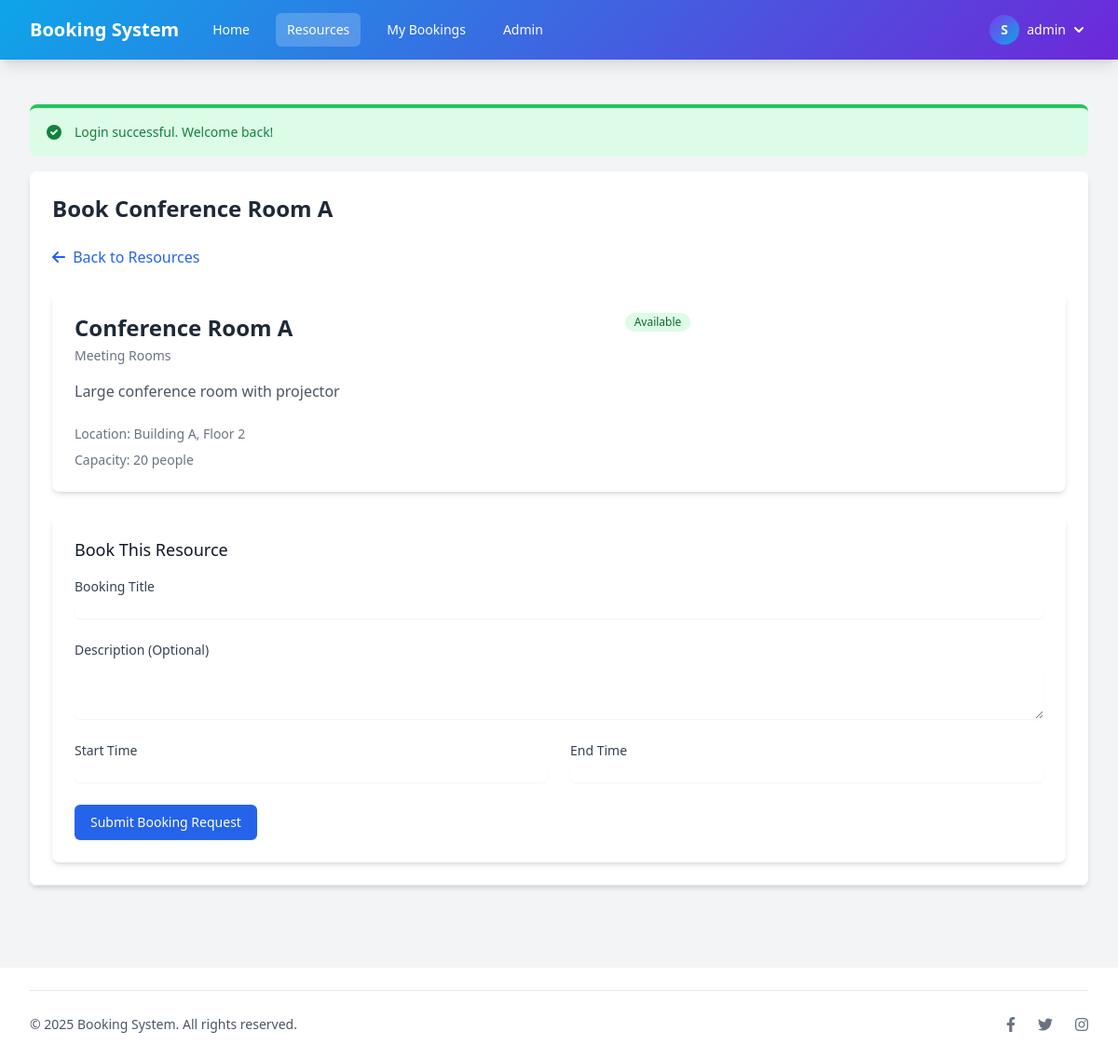
The page /book_resource.php?resource_id=1 (signed in) on the database its author committed.
### tables this page shows
CREATE TABLE IF NOT EXISTS settings (
    id INT AUTO_INCREMENT PRIMARY KEY,
    setting_key VARCHAR(50) NOT NULL UNIQUE,
    setting_value TEXT,
    created_at TIMESTAMP DEFAULT CURRENT_TIMESTAMP,
    updated_at TIMESTAMP DEFAULT CURRENT_TIMESTAMP ON UPDATE CURRENT_TIMESTAMP
);

CREATE TABLE IF NOT EXISTS resources (
    id INT AUTO_INCREMENT PRIMARY KEY,
    category_id INT NOT NULL,
    name VARCHAR(100) NOT NULL,
    description TEXT,
    location VARCHAR(100),
    capacity INT,
    status ENUM('available', 'maintenance', 'inactive') DEFAULT 'available',
    created_at TIMESTAMP DEFAULT CURRENT_TIMESTAMP,
    updated_at TIMESTAMP DEFAULT CURRENT_TIMESTAMP ON UPDATE CURRENT_TIMESTAMP,
    FOREIGN KEY (category_id) REFERENCES resource_categories(id) ON DELETE CASCADE
);

CREATE TABLE IF NOT EXISTS resource_categories (
    id INT AUTO_INCREMENT PRIMARY KEY,
    name VARCHAR(100) NOT NULL,
    description TEXT,
    status ENUM('active', 'inactive') DEFAULT 'active',
    created_at TIMESTAMP DEFAULT CURRENT_TIMESTAMP,
    updated_at TIMESTAMP DEFAULT CURRENT_TIMESTAMP ON UPDATE CURRENT_TIMESTAMP
);

### includes/auth.php (called while the page is built, shortened)
<?php
require_once __DIR__ . '/../config/database.php';
function isLoggedIn() {
    return isset($_SESSION['user_id']);
}
function isAdmin() {
    return isLoggedIn() && $_SESSION['role'] == 'admin';
}

### config/database.php (called while the page is built, shortened)
<?php
function getDbConnection() {
    $conn = new mysqli(DB_HOST, DB_USER, DB_PASS, DB_NAME);
    return $conn;
}

### classes/ResourceManager.php (called while the page is built, shortened)
<?php
class ResourceManager {
    private $conn;
    public function __construct() {
        require_once __DIR__ . '/../config/database.php';
        $this->conn = getDbConnection();
    }
    public function getResourceById($id) {
        $id = (int) $id;
        $sql = "SELECT r.*, c.name AS category_name
                FROM resources r
                JOIN resource_categories c ON r.category_id = c.id
                WHERE r.id = $id";
        $result = $this->conn->query($sql);
        if ($result->num_rows == 1) {
            return $result->fetch_assoc();
        }
        return null;
    }
}

### book_resource.php (the view, shortened to what this page needs)
<?php
require_once 'includes/auth.php';
require_once 'includes/utilities.php';
require_once 'classes/ResourceManager.php';
require_once 'classes/BookingManager.php';
$resource_id = isset($_GET['resource_id']) ? (int)$_GET['resource_id'] : 0;
$resourceManager = new ResourceManager();
$resource = $resourceManager->getResourceById($resource_id);
$page_title = 'Book ' . $resource['name'];
$active_page = 'resources';
include 'includes/header.php';
?>
<div class="mb-6">
    <a href="resources.php" class="text-blue-600 hover:text-blue-800">
        <i class="fas fa-arrow-left mr-1"></i> Back to Resources
    </a>
</div>
<div class="bg-white overflow-hidden shadow-md rounded-lg p-6 mb-6">
    <div class="flex flex-col md:flex-row">
        <div class="md:w-2/3 pr-0 md:pr-8">
            <div class="flex justify-between items-start">
                <h2 class="text-2xl font-bold text-gray-800"><?php echo $resource['name']; ?></h2>
                <span class="inline-flex items-center px-2.5 py-0.5 rounded-full text-xs font-medium bg-green-100 text-green-800">
                    Available
                </span>
            </div>
            <p class="text-sm text-gray-500 mt-1"><?php echo $resource['category_name']; ?></p>
            <p class="mt-4 text-gray-600"><?php echo $resource['description']; ?></p>
            <div class="mt-6 text-sm text-gray-500">
                <?php if ($resource['location']): ?>
                    <p class="mb-2">
                        <span class="font-medium">Location:</span>
                        <?php echo $resource['location']; ?>
                    </p>
                <?php endif; ?>
                <?php if ($resource['capacity']): ?>
                    <p>
                        <span class="font-medium">Capacity:</span>
                        <?php echo $resource['capacity']; ?> people
                    </p>
                <?php endif; ?>
            </div>
        </div>
    </div>
</div>
<div class="bg-white overflow-hidden shadow-md rounded-lg p-6">
    <h3 class="text-lg font-medium text-gray-900 mb-4">Book This Resource</h3>
    <form method="POST">
        <div class="grid grid-cols-1 gap-6 md:grid-cols-2">
            <div class="col-span-2">
                <label for="title" class="block text-sm font-medium text-gray-700">Booking Title</label>
                <input type="text" name="title" id="title" value="<?php echo isset($title) ? $title : ''; ?>" required class="mt-1 focus:ring-blue-500 focus:border-blue-500 block w-full shadow-sm sm:text-sm border-gray-300 rounded-md">
            </div>
            <div class="col-span-2">
                <label for="description" class="block text-sm font-medium text-gray-700">Description (Optional)</label>
                <textarea name="description" id="description" rows="3" class="mt-1 focus:ring-blue-500 focus:border-blue-500 block w-full shadow-sm sm:text-sm border-gray-300 rounded-md"><?php echo isset($description) ? $description : ''; ?></textarea>
            </div>
            <div>
                <label for="start_time" class="block text-sm font-medium text-gray-700">Start Time</label>
                <input type="text" name="start_time" id="start_time" value="<?php echo isset($start_time) ? $start_time : ''; ?>" required class="mt-1 focus:ring-blue-500 focus:border-blue-500 block w-full shadow-sm sm:text-sm border-gray-300 rounded-md datetime-picker">
            </div>
            <div>
                <label for="end_time" class="block text-sm font-medium text-gray-700">End Time</label>
                <input type="text" name="end_time" id="end_time" value="<?php echo isset($end_time) ? $end_time : ''; ?>" required class="mt-1 focus:ring-blue-500 focus:border-blue-500 block w-full shadow-sm sm:text-sm border-gray-300 rounded-md datetime-picker">
            </div>
        </div>
        <div class="mt-6">
            <button type="submit" class="inline-flex items-center px-4 py-2 border border-transparent text-sm font-medium rounded-md shadow-sm text-white bg-blue-600 hover:bg-blue-700 focus:outline-none focus:ring-2 focus:ring-offset-2 focus:ring-blue-500">
                Submit Booking Request
            </button>
        </div>
    </form>
</div>
<?php include 'includes/footer.php'; ?>

### includes/header.php (shortened to what this page needs)
<?php
require_once __DIR__ . '/auth.php';
require_once __DIR__ . '/utilities.php';
$conn = getDbConnection();
$site_name = 'Booking System';
try {
    $result = $conn->query("SELECT setting_value FROM settings WHERE setting_key = 'site_name'");
    if ($result && $result->num_rows > 0) {
        $site_name = $result->fetch_assoc()['setting_value'];
    }
} catch (Exception $e) {
}
$is_admin_section = strpos($active_page, 'admin_') === 0;
$base_path = $is_admin_section ? '../' : '';
$admin_path = $is_admin_section ? '' : 'admin/';
?>
<!DOCTYPE html>
<html lang="en">
<head>
    <script src="https://cdn.tailwindcss.com"></script>
    <link rel="stylesheet" href="https://cdnjs.cloudflare.com/ajax/libs/font-awesome/6.2.0/css/all.min.css">
    <link rel="stylesheet" href="https://cdn.jsdelivr.net/npm/flatpickr/dist/flatpickr.min.css">
</head>
<body class="bg-gray-100 min-h-screen">
    <nav class="bg-gradient-primary shadow-lg">
        <div class="max-w-7xl mx-auto px-4 sm:px-6 lg:px-8">
            <div class="flex justify-between h-16">
                <div class="flex">
                    <div class="flex-shrink-0 flex items-center">
                        <a href="<?php echo $base_path; ?>index.php" class="text-white text-xl font-bold">
                            <?php echo $site_name; ?>
                        </a>
                    </div>
                    <div class="hidden md:ml-6 md:flex md:space-x-4 items-center">
                        <a href="<?php echo $base_path; ?>index.php"
                           class="<?php echo $active_page == 'home' ? 'bg-white/20 text-white' : 'text-white hover:bg-white/10'; ?> px-3 py-2 rounded-md text-sm font-medium">
                            Home
                        </a>
                        <?php if (isLoggedIn()): ?>
                            <a href="<?php echo $base_path; ?>resources.php"
                               class="<?php echo $active_page == 'resources' ? 'bg-white/20 text-white' : 'text-white hover:bg-white/10'; ?> px-3 py-2 rounded-md text-sm font-medium">
                                Resources
                            </a>
                            <a href="<?php echo $base_path; ?>my_bookings.php"
                               class="<?php echo $active_page == 'my_bookings' ? 'bg-white/20 text-white' : 'text-white hover:bg-white/10'; ?> px-3 py-2 rounded-md text-sm font-medium">
                                My Bookings
                            </a>
                            <?php if (isAdmin()): ?>
                                <a href="<?php echo $admin_path; ?>dashboard.php"
                                   class="<?php echo $is_admin_section ? 'bg-white/20 text-white' : 'text-white hover:bg-white/10'; ?> px-3 py-2 rounded-md text-sm font-medium">
                                    Admin
                                </a>
                            <?php endif; ?>
                        <?php endif; ?>
                    </div>
                </div>
                <div class="hidden md:flex md:items-center">
                    <?php if (isLoggedIn()): ?>
                        <div class="ml-3 relative">
                            <div>
                                <button type="button"
                                        class="flex items-center text-sm rounded-full focus:outline-none focus:ring-2 focus:ring-offset-2 focus:ring-offset-blue-600 focus:ring-white"
                                        id="user-menu-button"
                                        aria-expanded="false"
                                        aria-haspopup="true">
                                    <div class="h-8 w-8 rounded-full bg-gradient-secondary flex items-center justify-center text-white font-bold">
                                        <?php echo substr($_SESSION['full_name'], 0, 1); ?>
                                    </div>
                                    <span class="ml-2 text-white"><?php echo $_SESSION['username']; ?></span>
                                    <svg class="ml-1 h-5 w-5 text-white" xmlns="http://www.w3.org/2000/svg" viewBox="0 0 20 20" fill="currentColor">
                                        <path fill-rule="evenodd" d="M5.293 7.293a1 1 0 011.414 0L10 10.586l3.293-3.293a1 1 0 111.414 1.414l-4 4a1 1 0 01-1.414 0l-4-4a1 1 0 010-1.414z" clip-rule="evenodd" />
                                    </svg>
                                </button>
                            </div>
                        </div>
                    <?php endif; ?>
                </div>
            </div>
        </div>
    </nav>
    <main class="max-w-7xl mx-auto py-6 sm:px-6 lg:px-8">
        <div class="px-4 py-6 sm:px-0">
            <div class="bg-white overflow-hidden shadow-md sm:rounded-lg">
                <div class="p-6 bg-white border-b border-gray-200">
                    <h1 class="text-2xl font-bold text-gray-800 mb-6"><?php echo $page_title; ?></h1>

### includes/header.php (style rules this page uses)
.bg-gradient-primary { background: linear-gradient(135deg, #0ea5e9, #6d28d9); }
.bg-gradient-secondary { background: linear-gradient(135deg, #7c3aed, #0ea5e9); }
html { height: 100%; }
body { display: flex; flex-direction: column; min-height: 100vh; }
main { flex: 1 0 auto; display: block; width: 100%; }

### rows shown on the page
settings: setting_value "Booking System"
resources: name "Book Conference Room A", name "Conference Room A", category.name "Meeting Rooms", description "Large conference room with projector", location "Building A, Floor 2", capacity "20"

### other values the page prints
substr($_SESSION['full_name'], 0, 1) "S"
$_SESSION['username'] "admin"
$message "Login successful. Welcome back!"
